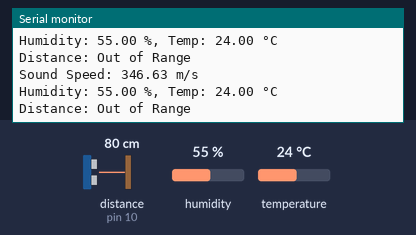
Simulated run of this sketch. Board: Arduino Uno, built with avr-gcc and run on an emulated ATmega328P. Parts: the last lines printed to the serial monitor. The test bench sets the inputs (shaded band); at power-on: distance to the obstacle (sensor on pin 10) 80 cm, humidity 55 %, temperature 24 °C. The echo pulse lasts 58.3 µs per cm.

Above: at 5.4 s.
5.5 s: distance to the obstacle (sensor on pin 10) set to 2 cm
At 8.0 s:
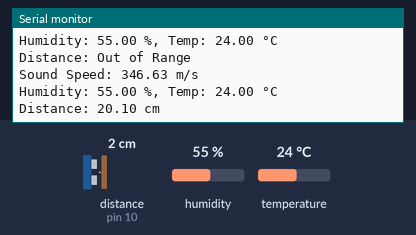
11.6 s: humidity set to 22 %
At 13.8 s:
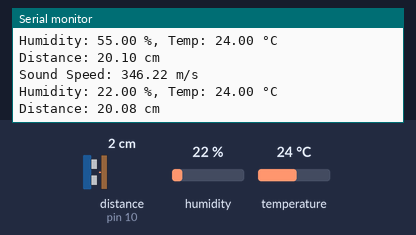
15.4 s: temperature set to 12 °C
At 19.0 s:
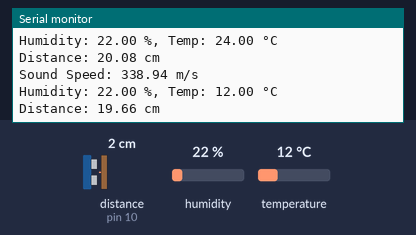
19.2 s: distance to the obstacle (sensor on pin 10) set to 4 cm
At 21.2 s:
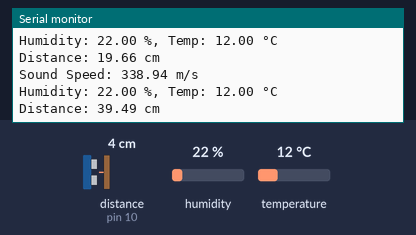
23.0 s: humidity set to 40 %
At 24.1 s:
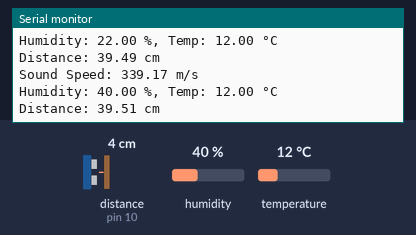
Timing chart, 0 to 26.0 s (numbered marks = the images above; inputs shaded):
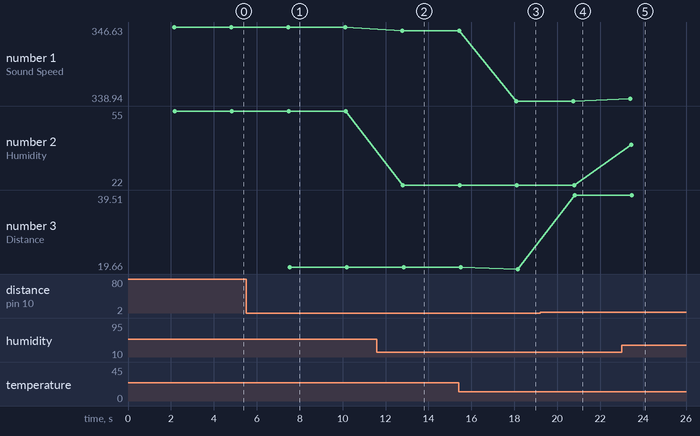

Measured:
- after the input at 5.5 s, the serial monitor: prints a new line after 2.0 s (image 1)
- after the input at 11.6 s, the serial monitor: prints a new line after 1.2 s (image 2)
- after the input at 15.4 s, the serial monitor: prints a new line after 2.7 s (image 3)
- after the input at 19.2 s, the serial monitor: prints a new line after 1.6 s (image 4)
- after the input at 23.0 s, the serial monitor: prints a new line after 0.41 s (image 5)
- plotted number 1: 346.63 → 346.22 after the input at 11.6 s, 346.22 → 338.94 after the input at 15.4 s, 338.94 → 339.17 after the input at 23.0 s
- plotted number 2: 55 → 22 after the input at 11.6 s, 22 → 40 after the input at 23.0 s
- plotted number 3: 20.1 → 20.08 after the input at 11.6 s, 20.08 → 19.66 after the input at 15.4 s, 19.66 → 39.49 after the input at 19.2 s, 39.49 → 39.51 after the input at 23.0 s

The sketch:

Distance_Measurement.ino
```cpp
#include "NewPing.h"
#include "DHT.h"

#define DHTPIN 7
#define DHTTYPE DHT11
#define TRIGGER_PIN 9
#define ECHO_PIN 10
#define MAX_DISTANCE 400

NewPing sonar(TRIGGER_PIN, ECHO_PIN, MAX_DISTANCE);
DHT dht(DHTPIN, DHTTYPE);

float hum, temp, duration, distance;
float soundsp, soundcm;
int iterations = 5;

void setup() {
  Serial.begin(9600);
  dht.begin();
}

void loop() {
  delay(2000);

  hum = dht.readHumidity();
  temp = dht.readTemperature();

  // Calculate speed of sound
  soundsp = 331.4 + (0.606 * temp) + (0.0124 * hum);
  soundcm = soundsp / 1000.0;

  // Read ultrasonic sensor
  duration = sonar.ping_median(iterations);

  // Calculate distance
  distance = (duration / 2.0) * soundcm;

  // Print results
  Serial.print("Sound Speed: ");
  Serial.print(soundsp);
  Serial.println(" m/s");

  Serial.print("Humidity: ");
  Serial.print(hum);
  Serial.print(" %, Temp: ");
  Serial.print(temp);
  Serial.println(" °C");

  Serial.print("Distance: ");
  if (distance >= 400 || distance <= 2) {
    Serial.println("Out of Range");
  } else {
    Serial.print(distance);
    Serial.println(" cm");
  }

  delay(500);
}
```
